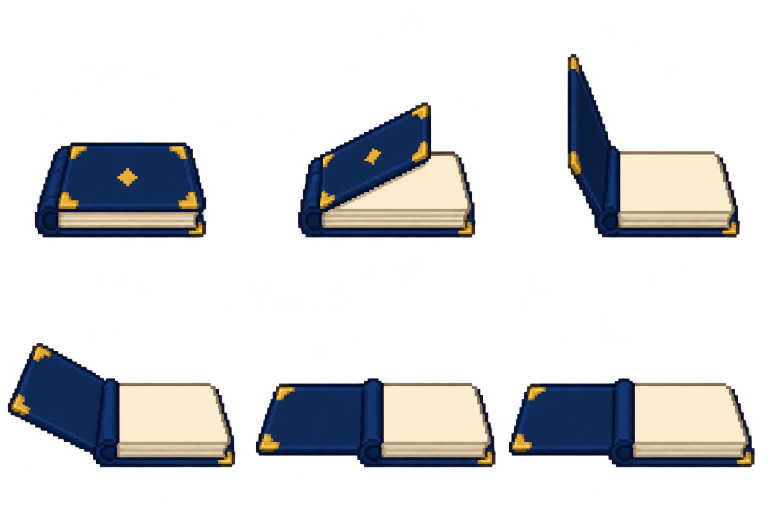
#> input picture ArtSource/BookOpeningSample_20261008/source-r1.png, 1536 x 1024 px (shown at 1/2 size)
$ python normalize_generated_multicell_prop.py --input ../../../../../../../../ArtSource/BookOpeningSample_20261008/source-r1.png --output out.png --qa-dir ../../../../../../../../ArtSource/BookOpeningSample_20261008 --width 100 --height 100
#> lines starting #> are read from the running program, lines starting #| are printed output that depends on the picture; after the words box and inside, x2 and y2 are one past the last pixel; in counts of white or black regions, pixels touching at a corner belong together
from __future__ import annotations

import argparse
import hashlib
import json
from pathlib import Path

from PIL import Image, ImageOps


def main() -> None:
    parser = argparse.ArgumentParser(description="Normalize one transparent generated multi-cell prop without adding art structure.")
    parser.add_argument("--input", required=True, type=Path)
    parser.add_argument("--output", required=True, type=Path)
    parser.add_argument("--qa-dir", required=True, type=Path)
    parser.add_argument("--width", required=True, type=int)
    parser.add_argument("--height", required=True, type=int)
    parser.add_argument("--colors", type=int, default=10)
    parser.add_argument("--border", type=int, default=2)
    parser.add_argument("--anchor", choices=("center", "north"), default="center")
    parser.add_argument("--max-fitted-height", type=int, default=0)
    parser.add_argument("--preserve-cyan", action="store_true")
    args = parser.parse_args()

    source = Image.open(args.input).convert("RGBA")
#> source is the input picture: PIL image 1536x1024 RGBA; mean R, G, B, A 44, 46.1, 51.4, 64.9
    alpha = source.getchannel("A")
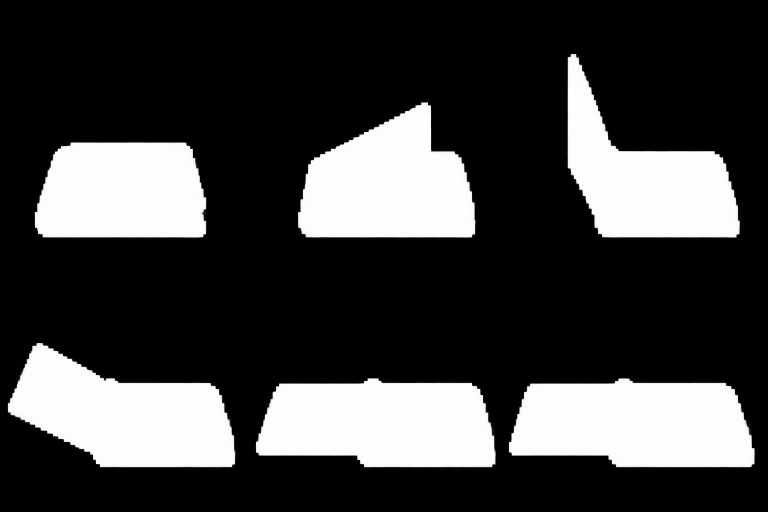
#> alpha: PIL image 1536x1024 L (shown at 1/2 size); min 0, max 254, mean 64.9
    bounds = alpha.getbbox()
#> bounds = (0, 19, 1521, 1024)
    if bounds is None:
        raise ValueError("source has no visible pixels")
    cropped = source.crop(bounds)
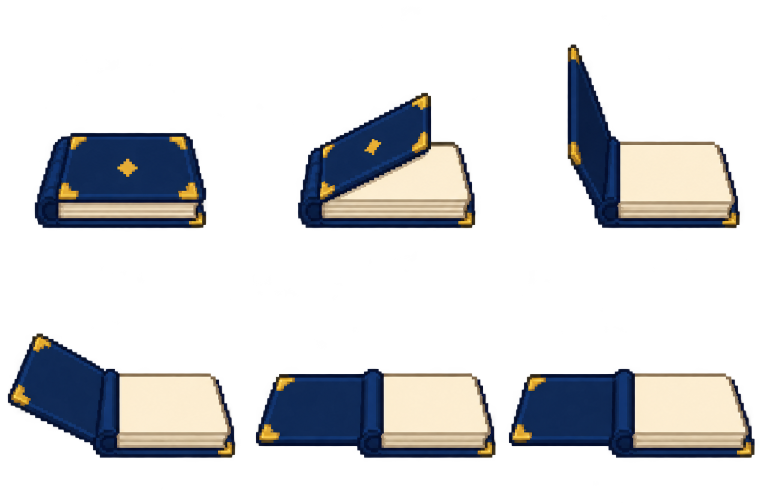
#> cropped: PIL image 1521x1005 RGBA (shown at 1/2 size); mean R, G, B, A 44.8, 47, 52.6, 66.8; transparent parts drawn white

    inner_width = args.width - args.border * 2
    inner_height = args.height - args.border * 2
    scale = min(inner_width / cropped.width, inner_height / cropped.height)
#> scale = 0.0631
    fitted_size = (max(1, round(cropped.width * scale)), max(1, round(cropped.height * scale)))
#> fitted_size = (96, 63)
    if args.max_fitted_height > 0 and fitted_size[1] > args.max_fitted_height:
        fitted_size = (fitted_size[0], args.max_fitted_height)
    fitted = cropped.resize(fitted_size, Image.Resampling.BOX)
    fitted_alpha = fitted.getchannel("A").point(lambda value: 255 if value >= 128 else 0)
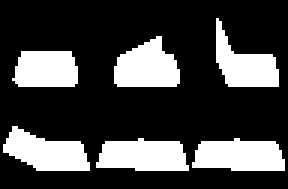
#> fitted_alpha: PIL image 96x63 L (shown 3 times larger); 26.1% white; 6 white regions, box (x1, y1, x2, y2) and area: (64, 46, 95, 57) 278, (32, 46, 63, 57) 274, (38, 12, 60, 29) 271, (1, 42, 30, 57) 271, (72, 6, 93, 29) 247, (4, 17, 26, 29) 237
    indexed = fitted.convert("RGB").quantize(
        colors=args.colors, method=Image.Quantize.MEDIANCUT, dither=Image.Dither.NONE
    ).convert("RGBA")
    indexed.putalpha(fitted_alpha)
    preserved_cyan = 0
    if args.preserve_cyan:
        source_pixels = list(cropped.getdata())
        cyan_pixels = [pixel for pixel in source_pixels if pixel[3] >= 128 and pixel[1] >= pixel[0] + 16 and pixel[2] >= pixel[0] + 16]
        if not cyan_pixels:
            raise ValueError("--preserve-cyan requested but source has no cyan-family pixels")
        cyan = tuple(sorted(pixel[channel] for pixel in cyan_pixels)[len(cyan_pixels) // 2] for channel in range(3)) + (255,)
        mask = Image.new("L", cropped.size)
        mask.putdata([255 if pixel[3] >= 128 and pixel[1] >= pixel[0] + 16 and pixel[2] >= pixel[0] + 16 else 0 for pixel in source_pixels])
        mask = mask.resize(fitted_size, Image.Resampling.BOX).point(lambda value: 255 if value > 0 else 0)
        target = indexed.load()
        mask_pixels = mask.load()
        alpha_pixels = fitted_alpha.load()
        for y in range(fitted.height):
            for x in range(fitted.width):
                if mask_pixels[x, y] and alpha_pixels[x, y]:
                    target[x, y] = cyan
                    preserved_cyan += 1

    output = Image.new("RGBA", (args.width, args.height), (0, 0, 0, 0))
#> output: PIL image 100x100 RGBA; every value is 0
    offset_y = 0 if args.anchor == "north" else (args.height - fitted.height) // 2
#> offset_y = 18
    offset = ((args.width - fitted.width) // 2, offset_y)
#> offset = (2, 18)
    output.alpha_composite(indexed, offset)
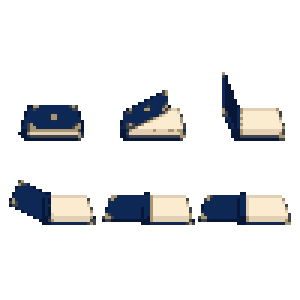
#> output: PIL image 100x100 RGBA (shown 3 times larger); mean R, G, B, A 17, 17.7, 19, 40.2; transparent parts drawn white
    args.output.parent.mkdir(parents=True, exist_ok=True)
    args.qa_dir.mkdir(parents=True, exist_ok=True)
    output.save(args.output, optimize=True)

    asset_id = args.output.stem
    output.save(args.qa_dir / f"{asset_id}_1x.png", optimize=True)
    output.resize((args.width * 4, args.height * 4), Image.Resampling.NEAREST).save(
        args.qa_dir / f"{asset_id}_4x.png", optimize=True
    )
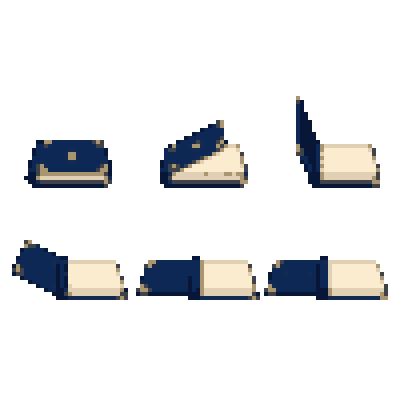
#> saved as out_4x.png: PIL image 400x400 RGBA; mean R, G, B, A 17, 17.7, 19, 40.2; transparent parts drawn white
    ImageOps.grayscale(output).convert("RGBA").save(args.qa_dir / f"{asset_id}_grayscale.png", optimize=True)
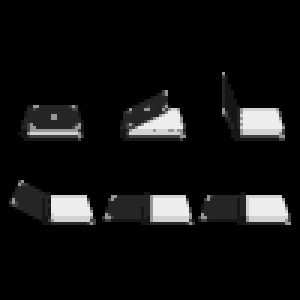
#> saved as out_grayscale.png: PIL image 100x100 RGBA (shown 3 times larger); mean R, G, B, A 17.6, 17.6, 17.6, 255
    checker = Image.new("RGBA", output.size)
    checker.putdata([
        ((206, 206, 206, 255) if (x // 4 + y // 4) % 2 == 0 else (150, 150, 150, 255))
        for y in range(output.height) for x in range(output.width)
    ])
    checker.alpha_composite(output)
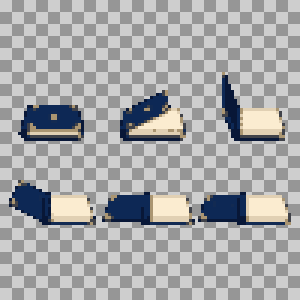
#> checker: PIL image 100x100 RGBA (shown 3 times larger); mean R, G, B, A 167, 167.7, 169, 255
    checker.save(args.qa_dir / f"{asset_id}_checker.png", optimize=True)

    visible = [pixel for pixel in output.getdata() if pixel[3] > 0]
#> visible = 1578 items, first 6: (170, 149, 113, 255), (64, 66, 73, 255), (8, 23, 55, 255), (13, 40, 85, 255), (8, 23, 55, 255), (13, 40, 85, 255)
    report = {
        "schema": "occ-generated-multicell-normalization-v1",
        "asset_id": asset_id,
        "source_size": list(source.size),
        "source_alpha_bounds": list(bounds),
        "cropped_size": list(cropped.size),
        "delivery_size": list(output.size),
        "fitted_size": list(fitted.size),
        "fitted_offset": list(offset),
        "visible_colors": len(set(visible)),
        "alpha_values": sorted({pixel[3] for pixel in output.getdata()}),
        "source_sha256": hashlib.sha256(args.input.read_bytes()).hexdigest(),
        "output_sha256": hashlib.sha256(args.output.read_bytes()).hexdigest(),
        "normalization_only": True,
        "script_added_art_structure": False,
        "preserved_source_cyan_pixels": preserved_cyan,
        "anchor": args.anchor,
        "operations": ["alpha_bounds_crop", "box_fit", "median_cut_no_dither", "hard_alpha", "source_cyan_mask_preservation", "embed"],
    }
    (args.qa_dir / f"{asset_id}_report.json").write_text(
        json.dumps(report, ensure_ascii=False, indent=2) + "\n", encoding="utf-8"
    )


if __name__ == "__main__":
    main()

$ run again, on ArtSource/BookOpeningSample_20261008/source-r3.png
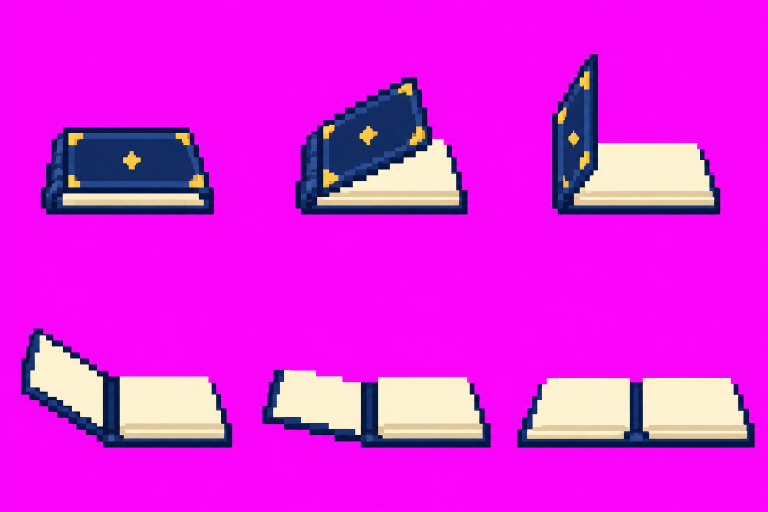
#> input picture ArtSource/BookOpeningSample_20261008/source-r3.png, 1536 x 1024 px (shown at 1/2 size)
#> alpha: PIL image 1536x1024 L; every value is 255
#> bounds = (0, 0, 1536, 1024)
#> fitted_alpha: PIL image 96x64 L; every value is 255
#> in main, `ImageOps.grayscale(output).convert("RGBA").save(args.qa_dir / f"{asset..`:
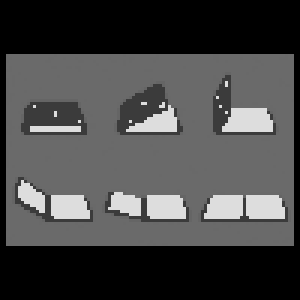
#> saved as out_grayscale.png: PIL image 100x100 RGBA (shown 3 times larger); mean R, G, B, A 70.6, 70.6, 70.6, 255
#> in main, `checker.alpha_composite(output)`:
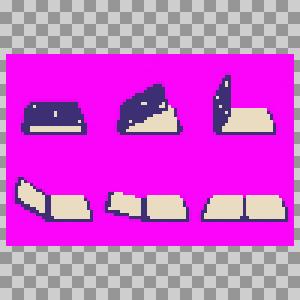
#> checker: PIL image 100x100 RGBA (shown 3 times larger); mean R, G, B, A 208.5, 90.3, 209, 255
#> visible = 6144 items, first 6: (249, 4, 249, 255), (250, 5, 250, 255), (250, 5, 250, 255), (250, 4, 250, 255), (250, 5, 250, 255), (250, 4, 250, 255)
